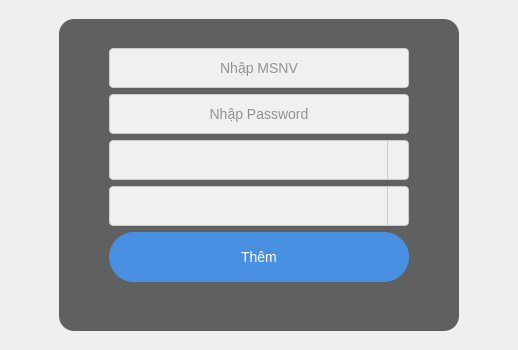
         <widget class="QWidget" name="tabadduser">
          <attribute name="icon">
           <iconset resource="lib_icon_InventoryManagement.qrc">
            <normaloff>:/icon/images/icon/add_user.png</normaloff>:/icon/images/icon/add_user.png</iconset>
          </attribute>
          <attribute name="title">
           <string>ADD USER</string>
          </attribute>
          <layout class="QVBoxLayout" name="verticalLayout_18">
           <property name="spacing">
            <number>5</number>
           </property>
           <property name="leftMargin">
            <number>5</number>
           </property>
           <property name="topMargin">
            <number>5</number>
           </property>
           <property name="rightMargin">
            <number>5</number>
           </property>
           <property name="bottomMargin">
            <number>5</number>
           </property>
           <item>
            <widget class="QWidget" name="horizontalWidget_Login_2" native="true">
             <layout class="QHBoxLayout" name="horizontalLayout_17">
              <property name="spacing">
               <number>5</number>
              </property>
              <property name="leftMargin">
               <number>5</number>
              </property>
              <property name="topMargin">
               <number>5</number>
              </property>
              <property name="rightMargin">
               <number>5</number>
              </property>
              <property name="bottomMargin">
               <number>5</number>
              </property>
              <item>
               <spacer name="horizontalSpacer_22">
                <property name="orientation">
                 <enum>Qt::Horizontal</enum>
                </property>
                <property name="sizeHint" stdset="0">
                 <size>
                  <width>40</width>
                  <height>20</height>
                 </size>
                </property>
               </spacer>
              </item>
              <item>
               <widget class="QWidget" name="widget_themUser" native="true">
                <layout class="QVBoxLayout" name="verticalLayout_16">
                 <item>
                  <widget class="QWidget" name="widget_adduser" native="true">
                   <property name="sizePolicy">
                    <sizepolicy hsizetype="Fixed" vsizetype="Preferred">
                     <horstretch>0</horstretch>
                     <verstretch>0</verstretch>
                    </sizepolicy>
                   </property>
                   <property name="minimumSize">
                    <size>
                     <width>400</width>
                     <height>0</height>
                    </size>
                   </property>
                   <property name="maximumSize">
                    <size>
                     <width>600</width>
                     <height>500</height>
                    </size>
                   </property>
                   <property name="styleSheet">
                    <string notr="true">QWidget {
    background-color: rgba(0, 0, 0, 0.6); /* Màu nền đen mờ */
    border-radius: 15px; /* Bo góc mềm mại */
}
</string>
                   </property>
                   <layout class="QVBoxLayout" name="verticalLayout_17">
                    <item>
                     <spacer name="verticalSpacer_23">
                      <property name="orientation">
                       <enum>Qt::Vertical</enum>
                      </property>
                      <property name="sizeType">
                       <enum>QSizePolicy::Fixed</enum>
                      </property>
                      <property name="sizeHint" stdset="0">
                       <size>
                        <width>20</width>
                        <height>20</height>
                       </size>
                      </property>
                     </spacer>
                    </item>
                    <item>
                     <layout class="QHBoxLayout" name="horizontalLayout_19">
                      <item>
                       <widget class="QLineEdit" name="adduser_msnv_lineedit">
                        <property name="sizePolicy">
                         <sizepolicy hsizetype="Fixed" vsizetype="Fixed">
                          <horstretch>0</horstretch>
                          <verstretch>0</verstretch>
                         </sizepolicy>
                        </property>
                        <property name="minimumSize">
                         <size>
                          <width>300</width>
                          <height>40</height>
                         </size>
                        </property>
                        <property name="font">
                         <font>
                          <pointsize>-1</pointsize>
                         </font>
                        </property>
                        <property name="autoFillBackground">
                         <bool>false</bool>
                        </property>
                        <property name="styleSheet">
                         <string notr="true">QLineEdit {
    background-color: #f0f0f0;
    border: 1px solid #ccc;
    border-radius: 4px;
    padding: 4px;
    color: #333;
	font-size: 14px;
}

QLineEdit:focus {
    border: 2px solid #4a90e2; /* Màu viền khi focus */
}</string>
                        </property>
                        <property name="inputMask">
                         <string/>
                        </property>
                        <property name="maxLength">
                         <number>30</number>
                        </property>
                        <property name="alignment">
                         <set>Qt::AlignCenter</set>
                        </property>
                        <property name="placeholderText">
                         <string>Nhập MSNV</string>
                        </property>
                       </widget>
                      </item>
                     </layout>
                    </item>
                    <item>
                     <layout class="QHBoxLayout" name="horizontalLayout_20">
                      <item>
                       <widget class="QLineEdit" name="adduser_password_lineedit">
                        <property name="sizePolicy">
                         <sizepolicy hsizetype="Fixed" vsizetype="Fixed">
                          <horstretch>0</horstretch>
                          <verstretch>0</verstretch>
                         </sizepolicy>
                        </property>
                        <property name="minimumSize">
                         <size>
                          <width>300</width>
                          <height>40</height>
                         </size>
                        </property>
                        <property name="font">
                         <font>
                          <pointsize>-1</pointsize>
                         </font>
                        </property>
                        <property name="styleSheet">
                         <string notr="true">QLineEdit {
    background-color: #f0f0f0;
    border: 1px solid #ccc;
    border-radius: 4px;
    padding: 4px;
    font-size: 14px;
    color: #333;
}

QLineEdit:focus {
    border: 2px solid #4a90e2; /* Màu viền khi focus */
}</string>
                        </property>
                        <property name="inputMask">
                         <string/>
                        </property>
                        <property name="maxLength">
                         <number>16</number>
                        </property>
                        <property name="echoMode">
                         <enum>QLineEdit::Password</enum>
                        </property>
                        <property name="alignment">
                         <set>Qt::AlignCenter</set>
                        </property>
                        <property name="placeholderText">
                         <string>Nhập Password</string>
                        </property>
                        <property name="clearButtonEnabled">
                         <bool>false</bool>
                        </property>
                       </widget>
                      </item>
                     </layout>
                    </item>
                    <item>
                     <layout class="QHBoxLayout" name="horizontalLayout_27">
                      <item>
                       <widget class="QComboBox" name="tabadduser_level_combobox">
                        <property name="sizePolicy">
                         <sizepolicy hsizetype="Fixed" vsizetype="Fixed">
                          <horstretch>0</horstretch>
                          <verstretch>0</verstretch>
                         </sizepolicy>
                        </property>
                        <property name="minimumSize">
                         <size>
                          <width>300</width>
                          <height>40</height>
                         </size>
                        </property>
                        <property name="font">
                         <font>
                          <pointsize>-1</pointsize>
                         </font>
                        </property>
                        <property name="cursor">
                         <cursorShape>PointingHandCursor</cursorShape>
                        </property>
                        <property name="toolTip">
                         <string>Level</string>
                        </property>
                        <property name="layoutDirection">
                         <enum>Qt::LeftToRight</enum>
                        </property>
                        <property name="styleSheet">
                         <string notr="true">/* QComboBox styling */
QComboBox {
    background-color: #f0f0f0;
    border: 1px solid #ccc;
    border-radius: 4px;
    padding: 4px;
    font-size: 14px;
    color: #333;
}

/* Khi QComboBox được focus */
QComboBox:focus {
    border: 2px solid #4a90e2; /* Màu viền khi focus */
}

QComboBox::drop-down {
    border-left: 1px solid #ccc;
    width: 20px;
}

QComboBox::down-arrow {
    image: url(:/icon/images/icon/pngwing.com.png); /* Đảm bảo bạn có một biểu tượng mũi tên trong thư mục 'icons' */
}</string>
                        </property>
                        <property name="editable">
                         <bool>false</bool>
                        </property>
                       </widget>
                      </item>
                     </layout>
                    </item>
                    <item>
                     <layout class="QHBoxLayout" name="horizontalLayout_28">
                      <item>
                       <widget class="QComboBox" name="tabadduser_team_combobox">
                        <property name="sizePolicy">
                         <sizepolicy hsizetype="Fixed" vsizetype="Fixed">
                          <horstretch>0</horstretch>
                          <verstretch>0</verstretch>
                         </sizepolicy>
                        </property>
                        <property name="minimumSize">
                         <size>
                          <width>300</width>
                          <height>40</height>
                         </size>
                        </property>
                        <property name="font">
                         <font>
                          <pointsize>-1</pointsize>
                         </font>
                        </property>
                        <property name="cursor">
                         <cursorShape>PointingHandCursor</cursorShape>
                        </property>
                        <property name="toolTip">
                         <string>Level</string>
                        </property>
                        <property name="layoutDirection">
                         <enum>Qt::LeftToRight</enum>
                        </property>
                        <property name="styleSheet">
                         <string notr="true">/* QComboBox styling */
QComboBox {
    background-color: #f0f0f0;
    border: 1px solid #ccc;
    border-radius: 4px;
    padding: 4px;
    font-size: 14px;
    color: #333;
}

/* Khi QComboBox được focus */
QComboBox:focus {
    border: 2px solid #4a90e2; /* Màu viền khi focus */
}

QComboBox::drop-down {
    border-left: 1px solid #ccc;
    width: 20px;
}

QComboBox::down-arrow {
    image: url(:/icon/images/icon/pngwing.com.png); /* Đảm bảo bạn có một biểu tượng mũi tên trong thư mục 'icons' */
}</string>
                        </property>
                        <property name="editable">
                         <bool>false</bool>
                        </property>
                       </widget>
                      </item>
                     </layout>
                    </item>
                    <item>
                     <layout class="QHBoxLayout" name="horizontalLayout_21">
                      <item>
                       <widget class="QPushButton" name="adduser_them_button">
                        <property name="sizePolicy">
                         <sizepolicy hsizetype="Fixed" vsizetype="Maximum">
                          <horstretch>0</horstretch>
                          <verstretch>0</verstretch>
                         </sizepolicy>
                        </property>
                        <property name="minimumSize">
                         <size>
                          <width>300</width>
                          <height>50</height>
                         </size>
                        </property>
                        <property name="maximumSize">
                         <size>
                          <width>16777215</width>
                          <height>50</height>
                         </size>
                        </property>
                        <property name="sizeIncrement">
                         <size>
                          <width>0</width>
                          <height>40</height>
                         </size>
                        </property>
                        <property name="font">
                         <font>
                          <pointsize>-1</pointsize>
                         </font>
                        </property>
                        <property name="cursor">
                         <cursorShape>PointingHandCursor</cursorShape>
                        </property>
                        <property name="styleSheet">
                         <string notr="true">/* QPushButton styling */
QPushButton {
    background-color: #4a90e2;
    border: none;
    border-radius: 25px;
    color: #fff;
    font-size: 14px;
    padding: 6px 12px;
}

QPushButton:hover {
    background-color: #357ab7;
	font: 16pt;
}

QPushButton:pressed {
    background-color: #2a6cae;
}

QPushButton:disabled {
    background-color: #ccc;
    color: #666;
}</string>
                        </property>
                        <property name="text">
                         <string>Thêm</string>
                        </property>
                        <property name="iconSize">
                         <size>
                          <width>32</width>
                          <height>32</height>
                         </size>
                        </property>
                       </widget>
                      </item>
                     </layout>
                    </item>
                    <item>
                     <spacer name="verticalSpacer_26">
                      <property name="orientation">
                       <enum>Qt::Vertical</enum>
                      </property>
                      <property name="sizeHint" stdset="0">
                       <size>
                        <width>20</width>
                        <height>40</height>
                       </size>
                      </property>
                     </spacer>
                    </item>
                   </layout>
                  </widget>
                 </item>
                </layout>
               </widget>
              </item>
              <item>
               <spacer name="horizontalSpacer_23">
                <property name="orientation">
                 <enum>Qt::Horizontal</enum>
                </property>
                <property name="sizeHint" stdset="0">
                 <size>
                  <width>40</width>
                  <height>20</height>
                 </size>
                </property>
               </spacer>
              </item>
             </layout>
            </widget>
           </item>
          </layout>
         </widget>
